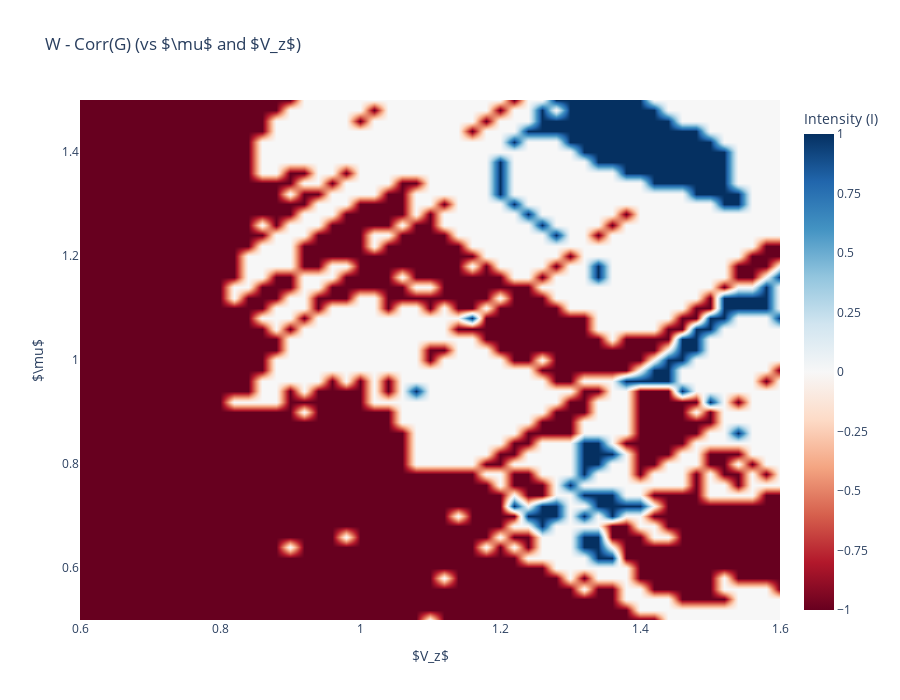

Source (notebook cell):
### Code cell
import numpy as np
import plotly.graph_objects as go

# Assuming params_list, I, and corrs are already defined in your environment
mu  = params_list[:, 1]  # y-axis
V_z = params_list[:, 2]  # x-axis
diff = I - corrs

# 3. Create the interactive Plotly heatmap/contour
fig = go.Figure(data=go.Contour(
    x=V_z,
    y=mu,
    z=diff,
    colorscale='RdBu',     # Matches Matplotlib's 'RdBu'
    ncontours=100,         # Smooth continuous gradient
    line_width=0,          # Removes contour lines
    contours=dict(
        coloring='heatmap',
        showlines=False
    ),
    colorbar=dict(
        title='Intensity (I)'
    )
))

# 4. Label axes and title
fig.update_layout(
    title='W - Corr(G) (vs $\mu$ and $V_z$)',
    xaxis_title='$V_z$',
    yaxis_title='$\mu$',
    width=900,
    height=700
)

fig.show()

# --- Min/Max calculation logic ---
iiidx = 4
max_pos_diff_idx = np.where(diff == diff.max())
max_pos_diff = diff[max_pos_diff_idx]   #[iiidx]
max_pos_diff_mu = mu[max_pos_diff_idx]  #[iiidx]
max_pos_diff_Vz = V_z[max_pos_diff_idx] #[iiidx]

max_neg_diff_idx = np.where(diff == diff.min())
# Left exactly as you had it (without the [iiidx] slice)
max_neg_diff = diff[max_neg_diff_idx]  
max_neg_diff_mu = mu[max_neg_diff_idx]  
max_neg_diff_Vz = V_z[max_neg_diff_idx] 

print(f"Max positive Difference: diff: {max_pos_diff}| mu: {max_pos_diff_mu}| Vz: {max_pos_diff_Vz}| Index: {max_pos_diff_idx}")
print(f"Max negative Difference: diff: {max_neg_diff}| mu: {max_neg_diff_mu}| Vz: {max_neg_diff_Vz}| Index: {max_neg_diff_idx}")

### Figure 1 — Plotly figure (JSON) as saved in the notebook; plotly's stock layout.template omitted (floating-point values rounded to 4 significant figures; data arrays with more than 128 entries replaced by an {"elided": "..."} marker saying what was removed)
{"data": [{"colorbar": {"title": {"text": "Intensity (I)"}}, "colorscale": [[0, "rgb(103,0,31)"], [0.1, "rgb(178,24,43)"], [0.2, "rgb(214,96,77)"], [0.3, "rgb(244,165,130)"], [0.4, "rgb(253,219,199)"], [0.5, "rgb(247,247,247)"], [0.6, "rgb(209,229,240)"], [0.7, "rgb(146,197,222)"], [0.8, "rgb(67,147,195)"], [0.9, "rgb(33,102,172)"], [1, "rgb(5,48,97)"]], "contours": {"coloring": "heatmap", "showlines": false}, "line": {"width": 0}, "ncontours": 100, "type": "contour", "x": {"elided": "2601 float values"}, "y": {"elided": "2601 float values"}, "z": {"elided": "2601 float values"}}], "layout": {"height": 700, "title": {"text": "W - Corr(G) (vs $\\mu$ and $V_z$)"}, "width": 900, "xaxis": {"title": {"text": "$V_z$"}}, "yaxis": {"title": {"text": "$\\mu$"}}}}
